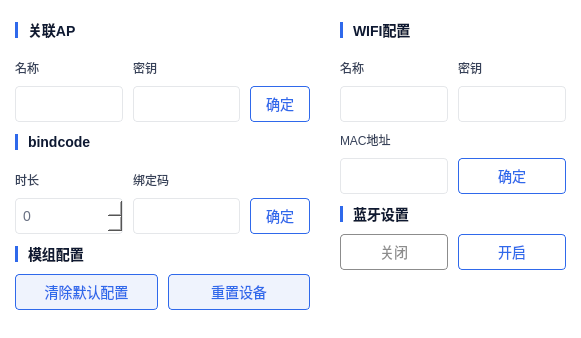
<?xml version="1.0" encoding="UTF-8"?>
<ui version="4.0">
 <class>lanwindow</class>
 <widget class="QWidget" name="lanwindow">
  <property name="geometry">
   <rect>
    <x>0</x>
    <y>0</y>
    <width>581</width>
    <height>338</height>
   </rect>
  </property>
  <property name="windowTitle">
   <string>Form</string>
  </property>
  <property name="styleSheet">
   <string notr="true">background-color: rgb(255, 255, 255);
border-radius:8px;</string>
  </property>
  <layout class="QGridLayout" name="gridLayout">
   <property name="leftMargin">
    <number>0</number>
   </property>
   <property name="topMargin">
    <number>0</number>
   </property>
   <property name="rightMargin">
    <number>0</number>
   </property>
   <property name="bottomMargin">
    <number>0</number>
   </property>
   <item row="0" column="0">
    <widget class="QWidget" name="widget_3" native="true">
     <property name="styleSheet">
      <string notr="true">QToolTip{
	min-width: 250px;
	padding: 3px;
	font-size:14px;
	border-style:solid;
	border-width:1px;	
	border-color:rgb(229, 231, 234);
	border-radius:4px;
}</string>
     </property>
     <layout class="QHBoxLayout" name="horizontalLayout_6">
      <property name="spacing">
       <number>30</number>
      </property>
      <property name="leftMargin">
       <number>15</number>
      </property>
      <property name="topMargin">
       <number>10</number>
      </property>
      <property name="rightMargin">
       <number>15</number>
      </property>
      <property name="bottomMargin">
       <number>10</number>
      </property>
      <item>
       <layout class="QVBoxLayout" name="verticalLayout_10" stretch="0,0,0,0,0,0,1">
        <property name="spacing">
         <number>0</number>
        </property>
        <item>
         <layout class="QHBoxLayout" name="horizontalLayout_4">
          <property name="spacing">
           <number>10</number>
          </property>
          <item>
           <widget class="Line" name="line_2">
            <property name="minimumSize">
             <size>
              <width>3</width>
              <height>16</height>
             </size>
            </property>
            <property name="maximumSize">
             <size>
              <width>3</width>
              <height>16</height>
             </size>
            </property>
            <property name="styleSheet">
             <string notr="true">background-color: rgb(47, 105, 235);</string>
            </property>
            <property name="orientation">
             <enum>Qt::Vertical</enum>
            </property>
           </widget>
          </item>
          <item>
           <widget class="QLabel" name="label_3">
            <property name="minimumSize">
             <size>
              <width>0</width>
              <height>40</height>
             </size>
            </property>
            <property name="maximumSize">
             <size>
              <width>16777215</width>
              <height>40</height>
             </size>
            </property>
            <property name="styleSheet">
             <string notr="true">color: rgb(14, 25, 50);
font-size:14px;
font-weight:bold;
</string>
            </property>
            <property name="text">
             <string>关联AP</string>
            </property>
           </widget>
          </item>
          <item>
           <widget class="QLabel" name="label_9">
            <property name="minimumSize">
             <size>
              <width>12</width>
              <height>36</height>
             </size>
            </property>
            <property name="maximumSize">
             <size>
              <width>12</width>
              <height>36</height>
             </size>
            </property>
            <property name="toolTip">
             <string>&lt;html&gt;&lt;head/&gt;&lt;body&gt;&lt;p&gt;用作配置模组为AP模式的名称与秘钥。&lt;/p&gt;&lt;/body&gt;&lt;/html&gt;</string>
            </property>
            <property name="toolTipDuration">
             <number>6000000</number>
            </property>
            <property name="styleSheet">
             <string notr="true">QLabel{
	image: url(:/png/tips.png);
}
</string>
            </property>
            <property name="text">
             <string/>
            </property>
           </widget>
          </item>
          <item>
           <spacer name="horizontalSpacer">
            <property name="orientation">
             <enum>Qt::Horizontal</enum>
            </property>
            <property name="sizeHint" stdset="0">
             <size>
              <width>40</width>
              <height>20</height>
             </size>
            </property>
           </spacer>
          </item>
         </layout>
        </item>
        <item>
         <layout class="QHBoxLayout" name="horizontalLayout_3" stretch="1,1,0">
          <property name="spacing">
           <number>10</number>
          </property>
          <item>
           <layout class="QVBoxLayout" name="verticalLayout_3">
            <property name="spacing">
             <number>0</number>
            </property>
            <item>
             <widget class="QLabel" name="label_InfoOne_2">
              <property name="minimumSize">
               <size>
                <width>0</width>
                <height>36</height>
               </size>
              </property>
              <property name="maximumSize">
               <size>
                <width>16777215</width>
                <height>36</height>
               </size>
              </property>
              <property name="styleSheet">
               <string notr="true">color: rgb(54, 65, 89);</string>
              </property>
              <property name="text">
               <string>名称</string>
              </property>
             </widget>
            </item>
            <item>
             <widget class="QLineEdit" name="lineEdit_InfoName_AP">
              <property name="minimumSize">
               <size>
                <width>0</width>
                <height>36</height>
               </size>
              </property>
              <property name="maximumSize">
               <size>
                <width>16777215</width>
                <height>36</height>
               </size>
              </property>
              <property name="styleSheet">
               <string notr="true">QLineEdit{
color: rgb(104, 112, 130);
font-size:14px;
border-style:solid;
border-width:1px;
border-height：20px;
border-color:rgb(229, 231, 234);
border-radius:4px;
padding-left:5px;
}
QLineEdit:disabled
{
color: rgb(180, 180, 180);
font-size:14px;
border-style:solid;
background-color: rgb(220, 220, 220);
border-width:1px;
border-color:rgb(229, 231, 234);
border-radius:4px;
padding-left:5px;
}</string>
              </property>
              <property name="maxLength">
               <number>30</number>
              </property>
             </widget>
            </item>
           </layout>
          </item>
          <item>
           <layout class="QVBoxLayout" name="verticalLayout_4">
            <property name="spacing">
             <number>0</number>
            </property>
            <item>
             <widget class="QLabel" name="label_InfoTwo_2">
              <property name="minimumSize">
               <size>
                <width>0</width>
                <height>36</height>
               </size>
              </property>
              <property name="maximumSize">
               <size>
                <width>16777215</width>
                <height>36</height>
               </size>
              </property>
              <property name="styleSheet">
               <string notr="true">color: rgb(54, 65, 89);</string>
              </property>
              <property name="text">
               <string>密钥</string>
              </property>
             </widget>
            </item>
            <item>
             <widget class="QLineEdit" name="lineEdit_InfoPassword_AP">
              <property name="minimumSize">
               <size>
                <width>0</width>
                <height>36</height>
               </size>
              </property>
              <property name="maximumSize">
               <size>
                <width>16777215</width>
                <height>36</height>
               </size>
              </property>
              <property name="styleSheet">
               <string notr="true">QLineEdit{
color: rgb(104, 112, 130);
font-size:14px;
border-style:solid;
border-width:1px;
border-height：20px;
border-color:rgb(229, 231, 234);
border-radius:4px;
padding-left:5px;
}
QLineEdit:disabled
{
color: rgb(180, 180, 180);
font-size:14px;
border-style:solid;
background-color: rgb(220, 220, 220);
border-width:1px;
border-color:rgb(229, 231, 234);
border-radius:4px;
padding-left:5px;
}</string>
              </property>
              <property name="maxLength">
               <number>30</number>
              </property>
              <property name="echoMode">
               <enum>QLineEdit::PasswordEchoOnEdit</enum>
              </property>
             </widget>
            </item>
           </layout>
          </item>
          <item>
           <layout class="QVBoxLayout" name="verticalLayout">
            <property name="spacing">
             <number>0</number>
            </property>
            <item>
             <widget class="QLabel" name="label_14">
              <property name="minimumSize">
               <size>
                <width>0</width>
                <height>36</height>
               </size>
              </property>
              <property name="maximumSize">
               <size>
                <width>16777215</width>
                <height>36</height>
               </size>
              </property>
              <property name="text">
               <string/>
              </property>
             </widget>
            </item>
            <item>
             <widget class="QPushButton" name="pushButton_set_AP">
              <property name="minimumSize">
               <size>
                <width>0</width>
                <height>36</height>
               </size>
              </property>
              <property name="maximumSize">
               <size>
                <width>16777215</width>
                <height>36</height>
               </size>
              </property>
              <property name="styleSheet">
               <string notr="true">QPushButton {
	color: rgb(47, 105, 235);
	font-size:14px;
	border-style:solid;
	border-width:1px;
	border-color:rgb(47, 105, 235);
	border-radius:4px;
	padding-left:15px;
	padding-right:15px;
}
QPushButton:hover{
	color: rgb(47, 105, 235);
	background-color: rgba(47, 105, 235, 0.08);
}
QPushButton:pressed{
	color: rgb(47, 105, 235);
	background-color: rgba(47, 105, 235, 0.2);
}</string>
              </property>
              <property name="text">
               <string>确定</string>
              </property>
             </widget>
            </item>
           </layout>
          </item>
         </layout>
        </item>
        <item>
         <layout class="QHBoxLayout" name="horizontalLayout_7">
          <property name="spacing">
           <number>10</number>
          </property>
          <item>
           <widget class="Line" name="line_3">
            <property name="minimumSize">
             <size>
              <width>3</width>
              <height>16</height>
             </size>
            </property>
            <property name="maximumSize">
             <size>
              <width>3</width>
              <height>16</height>
             </size>
            </property>
            <property name="styleSheet">
             <string notr="true">background-color: rgb(47, 105, 235);</string>
            </property>
            <property name="orientation">
             <enum>Qt::Vertical</enum>
            </property>
           </widget>
          </item>
          <item>
           <widget class="QLabel" name="label_4">
            <property name="minimumSize">
             <size>
              <width>0</width>
              <height>40</height>
             </size>
            </property>
            <property name="maximumSize">
             <size>
              <width>16777215</width>
              <height>40</height>
             </size>
            </property>
            <property name="styleSheet">
             <string notr="true">color: rgb(14, 25, 50);
font-size:14px;
font-weight:bold;
</string>
            </property>
            <property name="text">
             <string>bindcode</string>
            </property>
           </widget>
          </item>
          <item>
           <widget class="QLabel" name="label_10">
            <property name="minimumSize">
             <size>
              <width>12</width>
              <height>36</height>
             </size>
            </property>
            <property name="maximumSize">
             <size>
              <width>12</width>
              <height>36</height>
             </size>
            </property>
            <property name="toolTip">
             <string>&lt;html&gt;&lt;head/&gt;&lt;body&gt;&lt;p&gt;近场发现绑定方式所需的绑定码，需要设备上报与APP相同的bindcode到平台才能完成实际绑定动作。&lt;/p&gt;&lt;/body&gt;&lt;/html&gt;</string>
            </property>
            <property name="toolTipDuration">
             <number>6000000</number>
            </property>
            <property name="styleSheet">
             <string notr="true">QLabel{
	image: url(:/png/tips.png);
}
</string>
            </property>
            <property name="text">
             <string/>
            </property>
           </widget>
          </item>
          <item>
           <spacer name="horizontalSpacer_2">
            <property name="orientation">
             <enum>Qt::Horizontal</enum>
            </property>
            <property name="sizeHint" stdset="0">
             <size>
              <width>40</width>
              <height>20</height>
             </size>
            </property>
           </spacer>
          </item>
         </layout>
        </item>
        <item>
         <layout class="QHBoxLayout" name="horizontalLayout_2" stretch="1,1,0">
          <property name="spacing">
           <number>10</number>
          </property>
          <item>
           <layout class="QVBoxLayout" name="verticalLayout_5">
            <property name="spacing">
             <number>0</number>
            </property>
            <item>
             <widget class="QLabel" name="label_InfoOne_3">
              <property name="minimumSize">
               <size>
                <width>0</width>
                <height>36</height>
               </size>
              </property>
              <property name="maximumSize">
               <size>
                <width>16777215</width>
                <height>36</height>
               </size>
              </property>
              <property name="styleSheet">
               <string notr="true">color: rgb(54, 65, 89);</string>
              </property>
              <property name="text">
               <string>时长</string>
              </property>
             </widget>
            </item>
            <item>
             <widget class="QSpinBox" name="spinBox_time">
              <property name="minimumSize">
               <size>
                <width>0</width>
                <height>36</height>
               </size>
              </property>
              <property name="maximumSize">
               <size>
                <width>16777215</width>
                <height>36</height>
               </size>
              </property>
              <property name="styleSheet">
               <string notr="true">QSpinBox{
color: rgb(104, 112, 130);
font-size:14px;
border-style:solid;
border-width:1px;
border-color:rgb(229, 231, 234);
border-radius:4px;
padding-left:5px;
}

QSpinBox::up-button
{
image:url(:/png/up.png);
width: 40px;
}
QSpinBox::down-button{
image:url(:/png/down.png);
width: 40px;
}</string>
              </property>
              <property name="maximum">
               <number>3600</number>
              </property>
             </widget>
            </item>
           </layout>
          </item>
          <item>
           <layout class="QVBoxLayout" name="verticalLayout_6">
            <property name="spacing">
             <number>0</number>
            </property>
            <item>
             <widget class="QLabel" name="label_InfoTwo_3">
              <property name="minimumSize">
               <size>
                <width>0</width>
                <height>36</height>
               </size>
              </property>
              <property name="maximumSize">
               <size>
                <width>16777215</width>
                <height>36</height>
               </size>
              </property>
              <property name="styleSheet">
               <string notr="true">color: rgb(54, 65, 89);</string>
              </property>
              <property name="text">
               <string>绑定码</string>
              </property>
             </widget>
            </item>
            <item>
             <widget class="QLineEdit" name="lineEdit_InfoPassword_bindcode">
              <property name="minimumSize">
               <size>
                <width>0</width>
                <height>36</height>
               </size>
              </property>
              <property name="maximumSize">
               <size>
                <width>16777215</width>
                <height>36</height>
               </size>
              </property>
              <property name="styleSheet">
               <string notr="true">QLineEdit{
color: rgb(104, 112, 130);
font-size:14px;
border-style:solid;
border-width:1px;
border-height：20px;
border-color:rgb(229, 231, 234);
border-radius:4px;
padding-left:5px;
}
QLineEdit:disabled
{
color: rgb(180, 180, 180);
font-size:14px;
border-style:solid;
background-color: rgb(220, 220, 220);
border-width:1px;
border-color:rgb(229, 231, 234);
border-radius:4px;
padding-left:5px;
}</string>
              </property>
              <property name="maxLength">
               <number>30</number>
              </property>
              <property name="echoMode">
               <enum>QLineEdit::PasswordEchoOnEdit</enum>
              </property>
             </widget>
            </item>
           </layout>
          </item>
          <item>
           <layout class="QVBoxLayout" name="verticalLayout_2">
            <property name="spacing">
             <number>0</number>
            </property>
            <item>
             <widget class="QLabel" name="label_8">
              <property name="minimumSize">
               <size>
                <width>0</width>
                <height>36</height>
               </size>
              </property>
              <property name="maximumSize">
               <size>
                <width>16777215</width>
                <height>36</height>
               </size>
              </property>
              <property name="text">
               <string/>
              </property>
             </widget>
            </item>
            <item>
             <widget class="QPushButton" name="pushButton_set_bindcode">
              <property name="minimumSize">
               <size>
                <width>0</width>
                <height>36</height>
               </size>
              </property>
              <property name="maximumSize">
               <size>
                <width>16777215</width>
                <height>36</height>
               </size>
              </property>
              <property name="styleSheet">
               <string notr="true">QPushButton {
	color: rgb(47, 105, 235);
	font-size:14px;
	border-style:solid;
	border-width:1px;
	border-color:rgb(47, 105, 235);
	border-radius:4px;
	padding-left:15px;
	padding-right:15px;
}
QPushButton:hover{
	color: rgb(47, 105, 235);
	background-color: rgba(47, 105, 235, 0.08);
}
QPushButton:pressed{
	color: rgb(47, 105, 235);
	background-color: rgba(47, 105, 235, 0.2);
}</string>
              </property>
              <property name="text">
               <string>确定</string>
              </property>
             </widget>
            </item>
           </layout>
          </item>
         </layout>
        </item>
        <item>
         <layout class="QHBoxLayout" name="horizontalLayout_11">
          <property name="spacing">
           <number>10</number>
          </property>
          <item>
           <widget class="Line" name="line_6">
            <property name="minimumSize">
             <size>
              <width>3</width>
              <height>16</height>
             </size>
            </property>
            <property name="maximumSize">
             <size>
              <width>3</width>
              <height>16</height>
             </size>
            </property>
            <property name="styleSheet">
             <string notr="true">background-color: rgb(47, 105, 235);</string>
            </property>
            <property name="orientation">
             <enum>Qt::Vertical</enum>
            </property>
           </widget>
          </item>
          <item>
           <widget class="QLabel" name="label_7">
            <property name="minimumSize">
             <size>
              <width>0</width>
              <height>40</height>
             </size>
            </property>
            <property name="maximumSize">
             <size>
              <width>16777215</width>
              <height>40</height>
             </size>
            </property>
            <property name="styleSheet">
             <string notr="true">color: rgb(14, 25, 50);
font-size:14px;
font-weight:bold;
</string>
            </property>
            <property name="text">
             <string>模组配置</string>
            </property>
           </widget>
          </item>
          <item>
           <widget class="QLabel" name="label_11">
            <property name="minimumSize">
             <size>
              <width>12</width>
              <height>36</height>
             </size>
            </property>
            <property name="maximumSize">
             <size>
              <width>12</width>
              <height>36</height>
             </size>
            </property>
            <property name="toolTip">
             <string>&lt;html&gt;&lt;head/&gt;&lt;body&gt;&lt;p&gt;模组相关的配置功能。&lt;/p&gt;&lt;/body&gt;&lt;/html&gt;</string>
            </property>
            <property name="toolTipDuration">
             <number>6000000</number>
            </property>
            <property name="styleSheet">
             <string notr="true">QLabel{
	image: url(:/png/tips.png);
}
</string>
            </property>
            <property name="text">
             <string/>
            </property>
           </widget>
          </item>
          <item>
           <spacer name="horizontalSpacer_5">
            <property name="orientation">
             <enum>Qt::Horizontal</enum>
            </property>
            <property name="sizeHint" stdset="0">
             <size>
              <width>40</width>
              <height>20</height>
             </size>
            </property>
           </spacer>
          </item>
         </layout>
        </item>
        <item>
         <layout class="QHBoxLayout" name="horizontalLayout_5">
          <property name="spacing">
           <number>10</number>
          </property>
          <item>
           <widget class="QPushButton" name="pushButton_set_clear">
            <property name="minimumSize">
             <size>
              <width>0</width>
              <height>36</height>
             </size>
            </property>
            <property name="maximumSize">
             <size>
              <width>16777215</width>
              <height>36</height>
             </size>
            </property>
            <property name="styleSheet">
             <string notr="true">QPushButton {
	color: rgb(47, 105, 235);
	font-size:14px;
	border-style:solid;
	border-width:1px;
	border-color:rgb(47, 105, 235);
	border-radius:4px;
	padding-left:15px;
	padding-right:15px;
	background-color: rgba(47, 105, 235, 0.08);
}</string>
            </property>
            <property name="text">
             <string>清除默认配置</string>
            </property>
           </widget>
          </item>
          <item>
           <widget class="QPushButton" name="pushButton_set_reset">
            <property name="minimumSize">
             <size>
              <width>0</width>
              <height>36</height>
             </size>
            </property>
            <property name="maximumSize">
             <size>
              <width>16777215</width>
              <height>36</height>
             </size>
            </property>
            <property name="styleSheet">
             <string notr="true">QPushButton {
	color: rgb(47, 105, 235);
	font-size:14px;
	border-style:solid;
	border-width:1px;
	border-color:rgb(47, 105, 235);
	border-radius:4px;
	padding-left:15px;
	padding-right:15px;
	background-color: rgba(47, 105, 235, 0.08);
}</string>
            </property>
            <property name="text">
             <string>重置设备</string>
            </property>
           </widget>
          </item>
         </layout>
        </item>
        <item>
         <spacer name="verticalSpacer_2">
          <property name="orientation">
           <enum>Qt::Vertical</enum>
          </property>
          <property name="sizeHint" stdset="0">
           <size>
            <width>20</width>
            <height>40</height>
           </size>
          </property>
         </spacer>
        </item>
       </layout>
      </item>
      <item>
       <layout class="QVBoxLayout" name="verticalLayout_11" stretch="0,0,0,0,1">
        <property name="spacing">
         <number>0</number>
        </property>
        <item>
         <layout class="QHBoxLayout" name="horizontalLayout_8">
          <property name="spacing">
           <number>10</number>
          </property>
          <item>
           <widget class="Line" name="line_4">
            <property name="minimumSize">
             <size>
              <width>3</width>
              <height>16</height>
             </size>
            </property>
            <property name="maximumSize">
             <size>
              <width>3</width>
              <height>16</height>
             </size>
            </property>
            <property name="styleSheet">
             <string notr="true">background-color: rgb(47, 105, 235);</string>
            </property>
            <property name="orientation">
             <enum>Qt::Vertical</enum>
            </property>
           </widget>
          </item>
          <item>
           <widget class="QLabel" name="label_5">
            <property name="minimumSize">
             <size>
              <width>0</width>
              <height>40</height>
             </size>
            </property>
            <property name="maximumSize">
             <size>
              <width>16777215</width>
              <height>40</height>
             </size>
            </property>
            <property name="styleSheet">
             <string notr="true">color: rgb(14, 25, 50);
font-size:14px;
font-weight:bold;
</string>
            </property>
            <property name="text">
             <string>WIFI配置</string>
            </property>
           </widget>
          </item>
          <item>
           <widget class="QLabel" name="label_13">
            <property name="minimumSize">
             <size>
              <width>12</width>
              <height>36</height>
             </size>
            </property>
            <property name="maximumSize">
             <size>
              <width>12</width>
              <height>36</height>
             </size>
            </property>
            <property name="toolTip">
             <string>&lt;html&gt;&lt;head/&gt;&lt;body&gt;&lt;p&gt;用作配置模组连接目标AP设备的名称与秘钥。&lt;/p&gt;&lt;/body&gt;&lt;/html&gt;</string>
            </property>
            <property name="toolTipDuration">
             <number>6000000</number>
            </property>
            <property name="styleSheet">
             <string notr="true">QLabel{
	image: url(:/png/tips.png);
}
</string>
            </property>
            <property name="text">
             <string/>
            </property>
           </widget>
          </item>
          <item>
           <spacer name="horizontalSpacer_3">
            <property name="orientation">
             <enum>Qt::Horizontal</enum>
            </property>
            <property name="sizeHint" stdset="0">
             <size>
              <width>40</width>
              <height>20</height>
             </size>
            </property>
           </spacer>
          </item>
         </layout>
        </item>
        <item>
         <layout class="QHBoxLayout" name="horizontalLayout">
          <property name="spacing">
           <number>10</number>
          </property>
          <item>
           <layout class="QVBoxLayout" name="verticalLayout_7">
            <property name="spacing">
             <number>0</number>
            </property>
            <item>
             <widget class="QLabel" name="label_InfoOne_4">
              <property name="minimumSize">
               <size>
                <width>0</width>
                <height>36</height>
               </size>
              </property>
              <property name="maximumSize">
               <size>
                <width>16777215</width>
                <height>36</height>
               </size>
              </property>
              <property name="styleSheet">
               <string notr="true">color: rgb(54, 65, 89);</string>
              </property>
              <property name="text">
               <string>名称</string>
              </property>
             </widget>
            </item>
            <item>
             <widget class="QLineEdit" name="lineEdit_InfoName_WIFI">
              <property name="minimumSize">
               <size>
                <width>0</width>
                <height>36</height>
               </size>
              </property>
              <property name="maximumSize">
               <size>
                <width>16777215</width>
                <height>36</height>
               </size>
              </property>
              <property name="styleSheet">
               <string notr="true">QLineEdit{
color: rgb(104, 112, 130);
font-size:14px;
border-style:solid;
border-width:1px;
border-height：20px;
border-color:rgb(229, 231, 234);
border-radius:4px;
padding-left:5px;
}
QLineEdit:disabled
{
color: rgb(180, 180, 180);
font-size:14px;
border-style:solid;
background-color: rgb(220, 220, 220);
border-width:1px;
border-color:rgb(229, 231, 234);
border-radius:4px;
padding-left:5px;
}</string>
              </property>
              <property name="maxLength">
               <number>30</number>
              </property>
             </widget>
            </item>
            <item>
             <widget class="QLabel" name="label">
              <property name="minimumSize">
               <size>
                <width>0</width>
                <height>36</height>
               </size>
              </property>
              <property name="maximumSize">
               <size>
                <width>16777215</width>
                <height>36</height>
               </size>
              </property>
              <property name="styleSheet">
               <string notr="true">color: rgb(54, 65, 89);</string>
              </property>
              <property name="text">
               <string>MAC地址</string>
              </property>
             </widget>
            </item>
            <item>
             <widget class="QLineEdit" name="lineEdit_mac">
              <property name="minimumSize">
               <size>
                <width>0</width>
                <height>36</height>
               </size>
              </property>
              <property name="maximumSize">
               <size>
                <width>16777215</width>
                <height>36</height>
               </size>
              </property>
              <property name="styleSheet">
               <string notr="true">QLineEdit{
color: rgb(104, 112, 130);
font-size:14px;
border-style:solid;
border-width:1px;
border-height：20px;
border-color:rgb(229, 231, 234);
border-radius:4px;
padding-left:5px;
}
QLineEdit:disabled
{
color: rgb(180, 180, 180);
font-size:14px;
border-style:solid;
background-color: rgb(220, 220, 220);
border-width:1px;
border-color:rgb(229, 231, 234);
border-radius:4px;
padding-left:5px;
}</string>
              </property>
             </widget>
            </item>
           </layout>
          </item>
          <item>
           <layout class="QVBoxLayout" name="verticalLayout_8">
            <property name="spacing">
             <number>0</number>
            </property>
            <item>
             <widget class="QLabel" name="label_InfoTwo_4">
              <property name="minimumSize">
               <size>
                <width>0</width>
                <height>36</height>
               </size>
              </property>
              <property name="maximumSize">
               <size>
                <width>16777215</width>
                <height>36</height>
               </size>
              </property>
              <property name="styleSheet">
               <string notr="true">color: rgb(54, 65, 89);</string>
              </property>
              <property name="text">
               <string>密钥</string>
              </property>
             </widget>
            </item>
            <item>
             <widget class="QLineEdit" name="lineEdit_InfoPassword_WIFI">
              <property name="minimumSize">
               <size>
                <width>0</width>
                <height>36</height>
               </size>
              </property>
              <property name="maximumSize">
               <size>
                <width>16777215</width>
                <height>36</height>
               </size>
              </property>
              <property name="styleSheet">
               <string notr="true">QLineEdit{
color: rgb(104, 112, 130);
font-size:14px;
border-style:solid;
border-width:1px;
border-height：20px;
border-color:rgb(229, 231, 234);
border-radius:4px;
padding-left:5px;
}
QLineEdit:disabled
{
color: rgb(180, 180, 180);
font-size:14px;
border-style:solid;
background-color: rgb(220, 220, 220);
border-width:1px;
border-color:rgb(229, 231, 234);
border-radius:4px;
padding-left:5px;
}</string>
              </property>
              <property name="maxLength">
               <number>30</number>
              </property>
              <property name="echoMode">
               <enum>QLineEdit::PasswordEchoOnEdit</enum>
              </property>
             </widget>
            </item>
            <item>
             <widget class="QLabel" name="label_2">
              <property name="minimumSize">
               <size>
                <width>0</width>
                <height>36</height>
               </size>
              </property>
              <property name="maximumSize">
               <size>
                <width>16777215</width>
                <height>36</height>
               </size>
              </property>
              <property name="text">
               <string/>
              </property>
             </widget>
            </item>
            <item>
             <widget class="QPushButton" name="pushButton_set_WIFI">
              <property name="minimumSize">
               <size>
                <width>0</width>
                <height>36</height>
               </size>
              </property>
              <property name="maximumSize">
               <size>
                <width>16777215</width>
                <height>36</height>
               </size>
              </property>
              <property name="styleSheet">
               <string notr="true">QPushButton {
	color: rgb(47, 105, 235);
	font-size:14px;
	border-style:solid;
	border-width:1px;
	border-color:rgb(47, 105, 235);
	border-radius:4px;
	padding-left:15px;
	padding-right:15px;
}
QPushButton:hover{
	color: rgb(47, 105, 235);
	background-color: rgba(47, 105, 235, 0.08);
}
QPushButton:pressed{
	color: rgb(47, 105, 235);
	background-color: rgba(47, 105, 235, 0.2);
}</string>
              </property>
              <property name="text">
               <string>确定</string>
              </property>
             </widget>
            </item>
           </layout>
          </item>
          <item>
           <layout class="QVBoxLayout" name="verticalLayout_9">
            <property name="spacing">
             <number>0</number>
            </property>
           </layout>
          </item>
         </layout>
        </item>
        <item>
         <layout class="QHBoxLayout" name="horizontalLayout_9">
          <property name="spacing">
           <number>10</number>
          </property>
          <item>
           <widget class="Line" name="line_5">
            <property name="minimumSize">
             <size>
              <width>3</width>
              <height>16</height>
             </size>
            </property>
            <property name="maximumSize">
             <size>
              <width>3</width>
              <height>16</height>
             </size>
            </property>
            <property name="styleSheet">
             <string notr="true">background-color: rgb(47, 105, 235);</string>
            </property>
            <property name="orientation">
             <enum>Qt::Vertical</enum>
            </property>
           </widget>
          </item>
          <item>
           <widget class="QLabel" name="label_6">
            <property name="minimumSize">
             <size>
              <width>0</width>
              <height>40</height>
             </size>
            </property>
            <property name="maximumSize">
             <size>
              <width>16777215</width>
              <height>40</height>
             </size>
            </property>
            <property name="styleSheet">
             <string notr="true">color: rgb(14, 25, 50);
font-size:14px;
font-weight:bold;
</string>
            </property>
            <property name="text">
             <string>蓝牙设置</string>
            </property>
           </widget>
          </item>
          <item>
           <widget class="QLabel" name="label_12">
            <property name="minimumSize">
             <size>
              <width>12</width>
              <height>36</height>
             </size>
            </property>
            <property name="maximumSize">
             <size>
              <width>12</width>
              <height>36</height>
             </size>
            </property>
            <property name="toolTip">
             <string>&lt;html&gt;&lt;head/&gt;&lt;body&gt;&lt;p&gt;开启或者关闭模组蓝牙功能&lt;/p&gt;&lt;/body&gt;&lt;/html&gt;</string>
            </property>
            <property name="toolTipDuration">
             <number>6000000</number>
            </property>
            <property name="styleSheet">
             <string notr="true">QLabel{
	image: url(:/png/tips.png);
}
</string>
            </property>
            <property name="text">
             <string/>
            </property>
           </widget>
          </item>
          <item>
           <spacer name="horizontalSpacer_4">
            <property name="orientation">
             <enum>Qt::Horizontal</enum>
            </property>
            <property name="sizeHint" stdset="0">
             <size>
              <width>40</width>
              <height>20</height>
             </size>
            </property>
           </spacer>
          </item>
         </layout>
        </item>
        <item>
         <layout class="QHBoxLayout" name="horizontalLayout_10">
          <property name="spacing">
           <number>10</number>
          </property>
          <item>
           <widget class="QPushButton" name="pushButton_close">
            <property name="minimumSize">
             <size>
              <width>0</width>
              <height>36</height>
             </size>
            </property>
            <property name="maximumSize">
             <size>
              <width>16777215</width>
              <height>36</height>
             </size>
            </property>
            <property name="styleSheet">
             <string notr="true">color: rgb(140,140,140);
font-size:14px;
border-style:solid;
border-width:1px;
border-color:rgb(140,140,140);
border-radius:4px;
padding-left:15px;
padding-right:15px;</string>
            </property>
            <property name="text">
             <string>关闭</string>
            </property>
           </widget>
          </item>
          <item>
           <widget class="QPushButton" name="pushButton_open">
            <property name="minimumSize">
             <size>
              <width>0</width>
              <height>36</height>
             </size>
            </property>
            <property name="maximumSize">
             <size>
              <width>16777215</width>
              <height>36</height>
             </size>
            </property>
            <property name="styleSheet">
             <string notr="true">QPushButton {
	color: rgb(47, 105, 235);
	font-size:14px;
	border-style:solid;
	border-width:1px;
	border-color:rgb(47, 105, 235);
	border-radius:4px;
	padding-left:15px;
	padding-right:15px;
}
QPushButton:hover{
	color: rgb(47, 105, 235);
	background-color: rgba(47, 105, 235, 0.08);
}
QPushButton:pressed{
	color: rgb(47, 105, 235);
	background-color: rgba(47, 105, 235, 0.2);
}</string>
            </property>
            <property name="text">
             <string>开启</string>
            </property>
           </widget>
          </item>
         </layout>
        </item>
        <item>
         <spacer name="verticalSpacer">
          <property name="orientation">
           <enum>Qt::Vertical</enum>
          </property>
          <property name="sizeHint" stdset="0">
           <size>
            <width>20</width>
            <height>40</height>
           </size>
          </property>
         </spacer>
        </item>
       </layout>
      </item>
     </layout>
    </widget>
   </item>
  </layout>
 </widget>
 <resources/>
 <connections/>
</ui>
